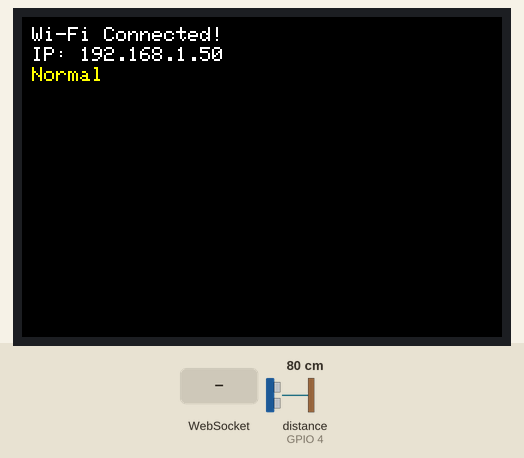
This sketch was run on a simulated ESP8266 (NodeMCU). Shown: 480×320 colour display. Wiring (inferred from the names in the program): ultrasonic range finder: trigger GPIO 5; echo GPIO 4. The test bench sets the inputs (shaded band); at power-on: distance to the obstacle (sensor on GPIO 4) 80 cm. The echo pulse lasts 58.3 µs per cm; WiFi joins after 1.5 s; servers stay silent unless stated; what the sketch prints to the serial monitor is not drawn.

Above: at 3.0 s.
3.1 s: WebSocket text "Non" received
At 4.5 s:
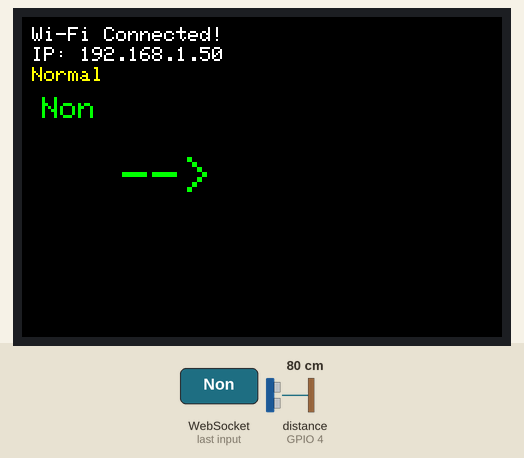
4.8 s: WebSocket text ":Recyc" received
At 5.5 s:
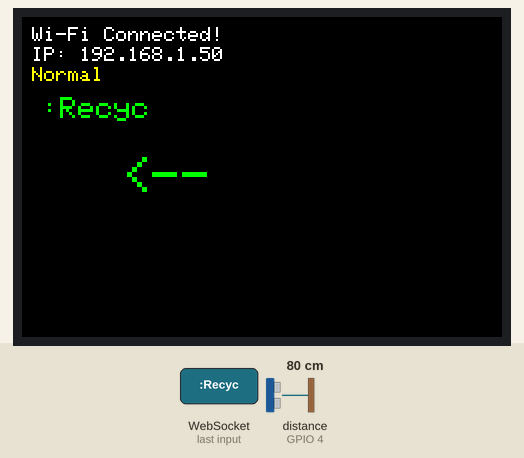
6.4 s: WebSocket text "1" received
At 7.0 s:
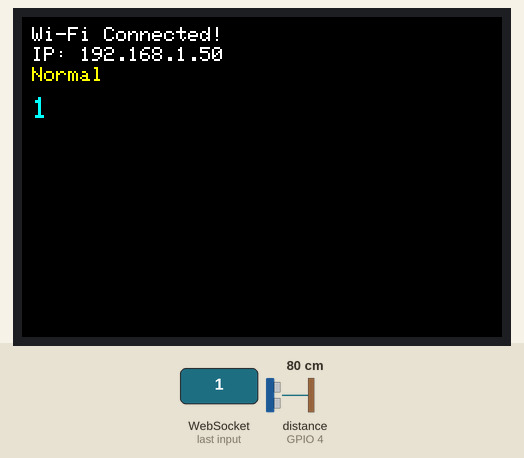
Timing chart, 0 to 9.4 s (numbered marks = the images above; inputs shaded):
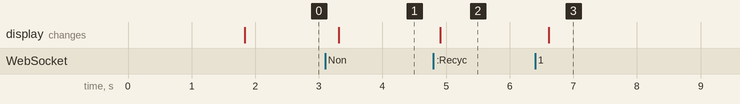

The sketch:

led.ino
```cpp
#include <ESP8266WiFi.h>
#include <WebSocketsServer.h>
#include <TFT_eSPI.h>
#include <ESP8266HTTPClient.h>

// Wi-Fi credentials
const char *ssid = "Columbia University";

// IFTTT Webhooks URL
const char *ifttt_url = "https://maker.ifttt.com/trigger/can_full/with/key/c9FfBtbZxJVn632cU40SJv";

// WebSocket server
WebSocketsServer webSocket(81);

// Display instance
TFT_eSPI tft = TFT_eSPI();

// Variables
String displayedText = "Ready..."; // For WebSocket messages

// Ultrasonic sensor pins
#define TRIG_PIN 5 // Trig pin
#define ECHO_PIN 4 // Echo pin

// State variables for ultrasonic logic
bool notification_sent = false;
unsigned long startTime = 0;
const unsigned long triggerDuration = 3000; // Duration for sustained detection (3 seconds)

// Function to connect to Wi-Fi
void connectWiFi()
{
  tft.setCursor(10, 10);
  tft.println("Connecting to Wi-Fi...");
  Serial.println("Connecting to Wi-Fi...");

  WiFi.begin(ssid);
  while (WiFi.status() != WL_CONNECTED)
  {
    delay(500);
    Serial.print(".");
  }

  // Clear "Connecting to Wi-Fi" message
  tft.fillRect(0, 10, 480, 20, TFT_BLACK);

  // Display Wi-Fi connection info
  Serial.println("\nWi-Fi Connected!");
  Serial.print("IP Address: ");
  Serial.println(WiFi.localIP());

  tft.setCursor(10, 10);
  tft.println("Wi-Fi Connected!");
  tft.setCursor(10, 30);
  tft.printf("IP: %s", WiFi.localIP().toString().c_str());
}

// Function to display arrows and message with enhanced formatting
void displayMessageWithArrow(const String &message, bool isRecyclable)
{
  tft.fillRect(0, 60, 480, 180, TFT_BLACK); // Clear previous area

  // Display message
  tft.setTextColor(TFT_GREEN);
  tft.setTextSize(3); // Regular message size
  tft.setCursor(20, 80);
  tft.println(message);

  // Display arrow larger and centered
  tft.setTextSize(5); // Larger font for arrow
  tft.setCursor(100, 140);
  if (isRecyclable)
  {
    tft.println("<--"); // Left arrow
  }
  else
  {
    tft.println("-->"); // Right arrow
  }
}

// Function to split and display text with line breaks
void displaySplitMessage(const String &message)
{
  tft.fillRect(0, 60, 480, 180, TFT_BLACK); // Clear previous display
  tft.setTextColor(TFT_CYAN);
  tft.setTextSize(3);

  int cursorX = 10, cursorY = 80;
  for (size_t i = 0; i < message.length(); i++)
  {
    if (message[i] == ' ')
    {
      cursorX = 10;  // Reset X position for a new line
      cursorY += 40; // Move to the next line
    }
    else
    {
      tft.setCursor(cursorX, cursorY);
      tft.print(message[i]);
      cursorX += 20; // Move cursor for next character
    }

    // Wrap to next line if the text reaches the right edge
    if (cursorX > 450)
    {
      cursorX = 10;
      cursorY += 40;
    }
  }
}

// WebSocket event handler
void onWebSocketEvent(uint8_t num, WStype_t type, uint8_t *payload, size_t length)
{
  switch (type)
  {
  case WStype_TEXT:                          // When a text message is received
    payload[length] = '\0';                  // Ensure null termination
    displayedText = String((char *)payload); // Update displayed content
    Serial.println("Received: " + displayedText);

    // Check message content
    if (displayedText.indexOf("Non") != -1)
    {
      displayMessageWithArrow(displayedText, false); // Non-recyclable
    }
    else if (displayedText.indexOf(":Recyc") != -1)
    {
      displayMessageWithArrow(displayedText, true); // Recyclable
    }
    else
    {
      displaySplitMessage(displayedText); // Default behavior: Split and display
    }
    break;

  case WStype_CONNECTED: // Client connected
    Serial.printf("Client %u connected.\n", num);
    break;

  case WStype_DISCONNECTED: // Client disconnected
    Serial.printf("Client %u disconnected.\n", num);
    break;

  default:
    break;
  }
}

// Function to measure distance using ultrasonic sensor
float measureDistance(int trigPin, int echoPin)
{
  digitalWrite(trigPin, LOW);
  delayMicroseconds(2);
  digitalWrite(trigPin, HIGH);
  delayMicroseconds(10);
  digitalWrite(trigPin, LOW);

  long duration = pulseIn(echoPin, HIGH); // Read high-level time
  float distance = duration * 0.034 / 2;  // Convert to distance (cm)
  return distance;
}

// Function to send IFTTT notification
void sendNotification()
{
  if (WiFi.status() == WL_CONNECTED)
  {
    WiFiClientSecure client;
    client.setInsecure(); // Disable SSL verification for testing
    HTTPClient http;

    Serial.println("Sending notification to IFTTT...");
    http.begin(client, ifttt_url);
    http.addHeader("Content-Type", "application/json");

    String jsonPayload = "{\"value1\":\"The can is full\"}";
    int httpResponseCode = http.POST(jsonPayload);

    if (httpResponseCode > 0)
    {
      Serial.printf("Notification sent! HTTP code: %d\n", httpResponseCode);
      String payload = http.getString();
      Serial.println("Response payload: " + payload);
      updateNotificationStatus("Notification Sent!");
    }
    else
    {
      Serial.printf("Failed to send notification. Error: %s\n", http.errorToString(httpResponseCode).c_str());
      updateNotificationStatus("Notification Failed!");
    }
    http.end();
  }
  else
  {
    Serial.println("Wi-Fi Disconnected. Cannot send notification.");
    updateNotificationStatus("Wi-Fi Disconnected!");
  }
}

// Function to update the notification status on the display
void updateNotificationStatus(const char *status)
{
  tft.fillRect(0, 50, 480, 20, TFT_BLACK); // Clear notification area
  tft.setCursor(10, 50);
  tft.setTextColor(TFT_YELLOW);
  tft.setTextSize(2);
  tft.println(status);
}

void setup()
{
  // Initialize serial communication
  Serial.begin(115200);

  // Initialize ultrasonic sensor pins
  pinMode(TRIG_PIN, OUTPUT);
  pinMode(ECHO_PIN, INPUT);

  // Initialize display
  tft.init();
  tft.setRotation(1);
  tft.fillScreen(TFT_BLACK);
  tft.setTextColor(TFT_WHITE);
  tft.setTextSize(2);

  // Connect to Wi-Fi
  connectWiFi();

  // Initialize WebSocket
  webSocket.begin();
  webSocket.onEvent(onWebSocketEvent);
  Serial.println("WebSocket server started! Listening for clients...");
}

void loop()
{
  // WebSocket handling
  webSocket.loop();

  // Ultrasonic sensor logic
  float distance = measureDistance(TRIG_PIN, ECHO_PIN);

  // Check if distance is less than 5cm
  if (distance < 5)
  {
    if (startTime == 0)
    {
      startTime = millis();
    }
    else if (millis() - startTime >= triggerDuration && !notification_sent)
    {
      sendNotification();
      notification_sent = true;
    }
  }
  else
  {
    startTime = 0;
    notification_sent = false;
    updateNotificationStatus("Normal");
  }

  delay(100); // Add a short delay to avoid excessive resource usage
}
```

Measured:
- after the input at 3.1 s, the display: changes after 0.21 s (image 1)
- after the input at 4.8 s, the display: changes after 0.11 s (image 2)
- after the input at 6.4 s, the display: changes after 0.21 s (image 3)
